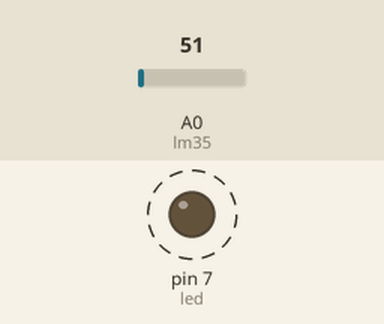
Recording of a sketch running on a simulated Arduino Uno, built with avr-gcc and run on an emulated ATmega328P. Shown: output pins drawn as LEDs (lit = HIGH). Dashed ring = blinking. The test bench sets the inputs (shaded band); at power-on: A0 (lm35) = 51.

Above: at 1.01 s.
1.3 s: A0 (lm35) set to 57
4.3 s: A0 (lm35) set to 68
At 4.8 s:
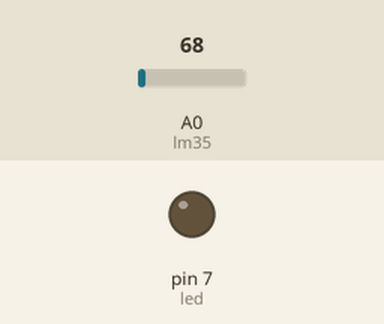
5.8 s: A0 (lm35) set to 61
8.8 s: A0 (lm35) set to 71
At 11.6 s:
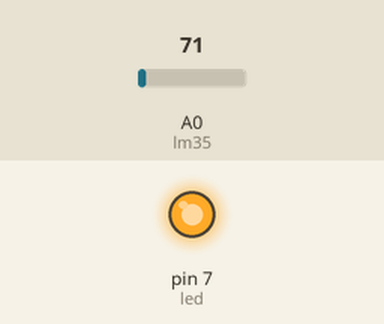
Timing chart, 0 to 12.8 s (numbered marks = the images above; inputs shaded):
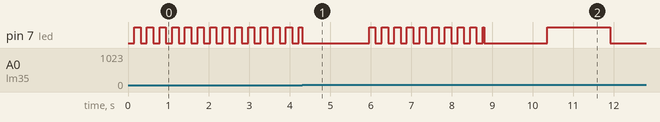

The sketch:

intern.ino
```cpp
#define lm35 A0
#define led 7
void setup() {
  pinMode(lm35, INPUT);
  pinMode(led, OUTPUT);
}

void loop(){
  float temp = analogRead(lm35);
  float cel_temp =((temp*4.88)/10);
  if(cel_temp<30){
    for(int i=0;i<1000;i++){
      digitalWrite(led, LOW);
      temp = analogRead(lm35);
      cel_temp =((temp*4.88)/10);
      if(cel_temp>30){
        goto skip;
      }
      }
      for(int i=0;i<1000;i++){
      digitalWrite(led, HIGH);
      temp = analogRead(lm35);
      cel_temp =((temp*4.88)/10);
      if(cel_temp>30){
        goto skip;
      }
      }
    }
  else if(cel_temp>30){
    for(int i=0;i<10000;i++){
      digitalWrite(led, LOW);
      temp = analogRead(lm35);
      cel_temp =((temp*4.88)/10);
      if(cel_temp<30){
        goto skip;
      }
    }
    for(int i=0;i<10000;i++){
      digitalWrite(led, HIGH);
      temp = analogRead(lm35);
      cel_temp =((temp*4.88)/10);
      if(cel_temp<30){
        goto skip;
      }
    }
  }
   skip:
  ;;
}
```

Measured:
- the behaviour switches between 61 and 62 on A0 (lm35) (found by bisection; images 0 and 1)
